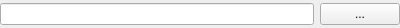
<?xml version="1.0" encoding="UTF-8"?>
<ui version="4.0">
 <class>InputWidget</class>
 <widget class="QWidget" name="InputWidget">
  <property name="geometry">
   <rect>
    <x>0</x>
    <y>0</y>
    <width>400</width>
    <height>28</height>
   </rect>
  </property>
  <property name="windowTitle">
   <string>Form</string>
  </property>
  <layout class="QHBoxLayout" name="horizontalLayout">
   <property name="margin">
    <number>0</number>
   </property>
   <item>
    <widget class="QLineEdit" name="InputLineEdit"/>
   </item>
   <item>
    <widget class="QPushButton" name="SetButton">
     <property name="text">
      <string>...</string>
     </property>
    </widget>
   </item>
  </layout>
 </widget>
 <resources/>
 <connections/>
</ui>
